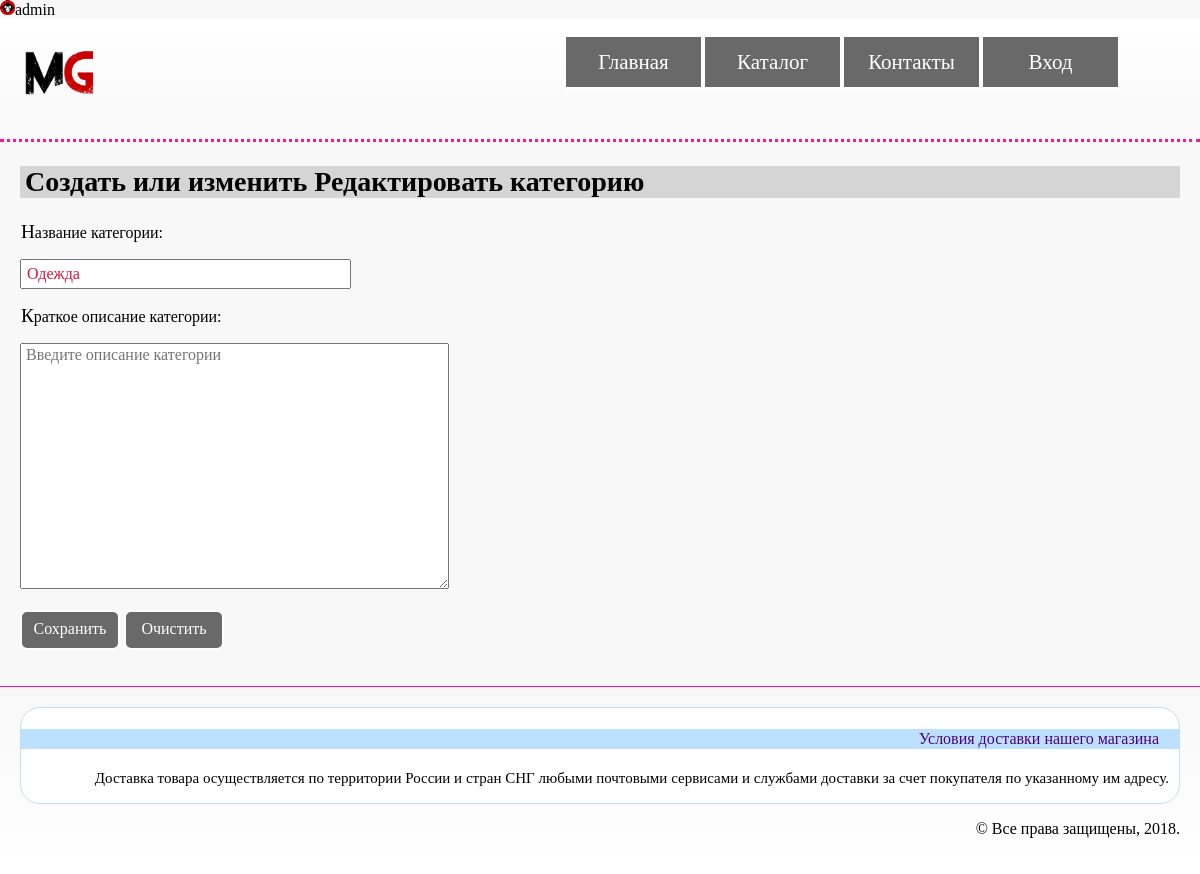
The page /categories/update/2/ (signed in) on the database as committed earlier.
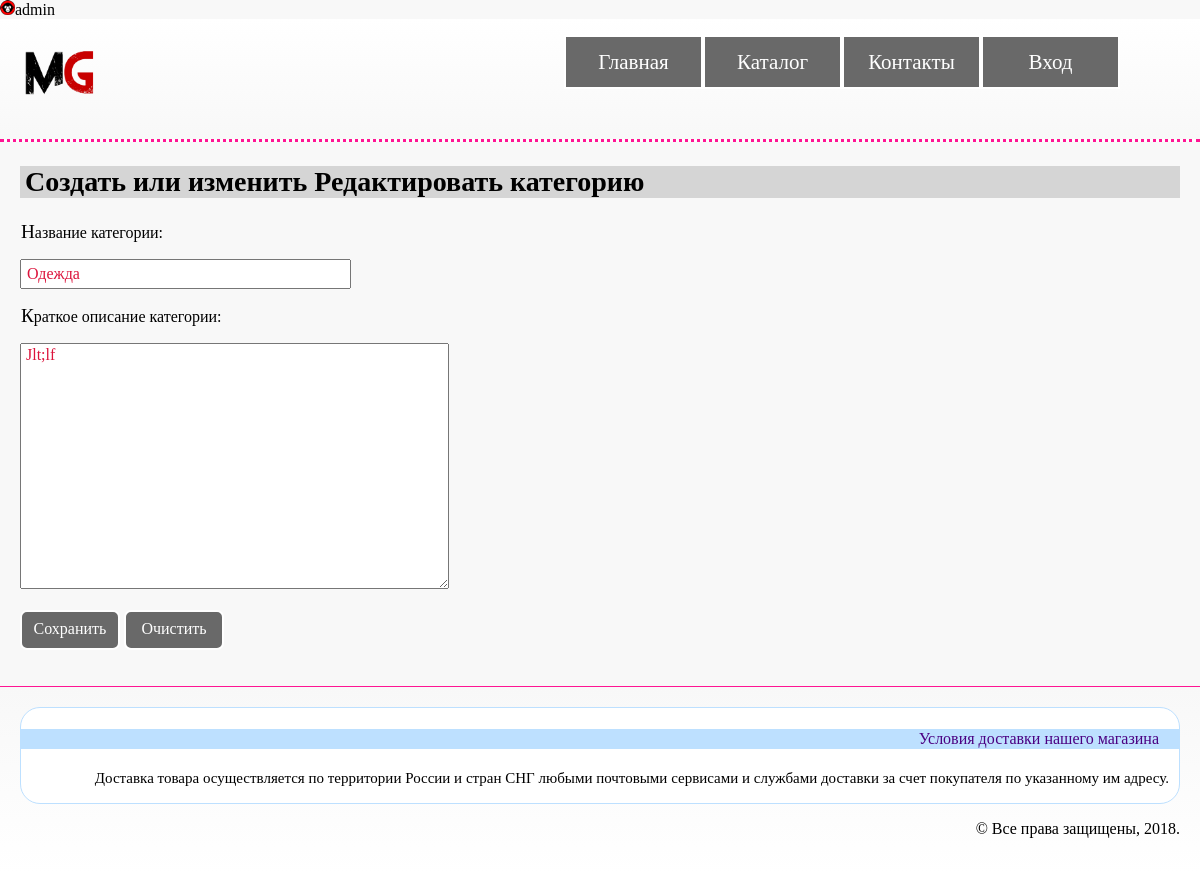
The same page on the database as committed later.
### products/models.py (models this page shows, shortened)
class Category(models.Model):
    title = models.CharField(verbose_name='Название категории',
                             max_length=250,
                             unique=True)
    snippet = models.TextField(verbose_name='Краткое описание категории',
                               null=True,
                               blank=True)
    modified = models.DateTimeField(auto_now=True)
    created = models.DateTimeField(auto_now_add=True)

### products/views/categories.py (the view)
def category_update(request, pk):
    title = 'Редактировать категорию'
    template_name = 'products/create.html'
    success_url = reverse_lazy('categories:catalog')
    obj = get_object_or_404(Category, pk=pk)
    form = CategoryModelForm(instance=obj)
    if request.method == 'POST':
        form = CategoryModelForm(request.POST,
                                 instance=obj)
        if form.is_valid():
            form.save()
            return redirect(success_url)
    context={'form': form,
             'title': title,
             'menu': get_menu()}
    return render(request, template_name, context)

### products/forms/categories.py
class CategoryModelForm(forms.ModelForm):
    class Meta:
        model = Category
        fields = ['title', 'snippet']
        widgets = {'title': forms.widgets.TextInput(attrs={'placeholder': 'Категория'}),
                   'snippet': forms.widgets.Textarea(attrs={'placeholder': 'Введите описание категории'})}

### shop/views.py (called while the page is built)
def get_menu():
    with open('data/menu_list.json', encoding='utf-8') as file:
        return load(file).items()

### products/templates/products/create.html
{% extends 'basic.html' %} {% block title %} MetalGossipStore&nbsp;&mdash; Создать или изменить {{ title }} {% endblock %} {% block content %}
<h2>Создать или изменить {{ title }}</h2>
<form action="" method="post">
    {% csrf_token %} {% for err in form.not_field_errors %} {% endfor %} {% for field in form %}
    <p> {{ field.label }}:</p>
    <p>{{ field }}{% for err in field.errors %} </p> <small>*&nbsp{{ err|lower }}</small> {% endfor %} {% endfor %}
    <p><button type="submit">Сохранить</button> <button type="reset">Очистить</button></p>
</form>
{% endblock %}

Rows that differ between the two databases and show on the page:
changed Category "Одежда": snippet (not shown) → "Jlt;lf"
